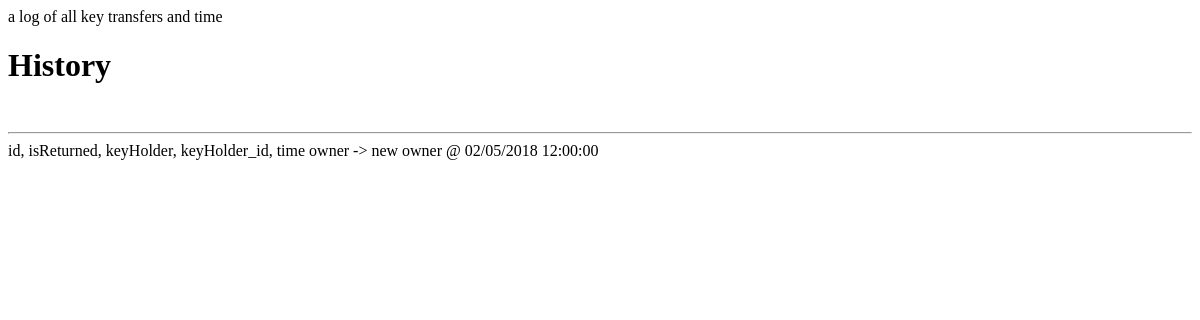
Page /history/ on the earlier database version.
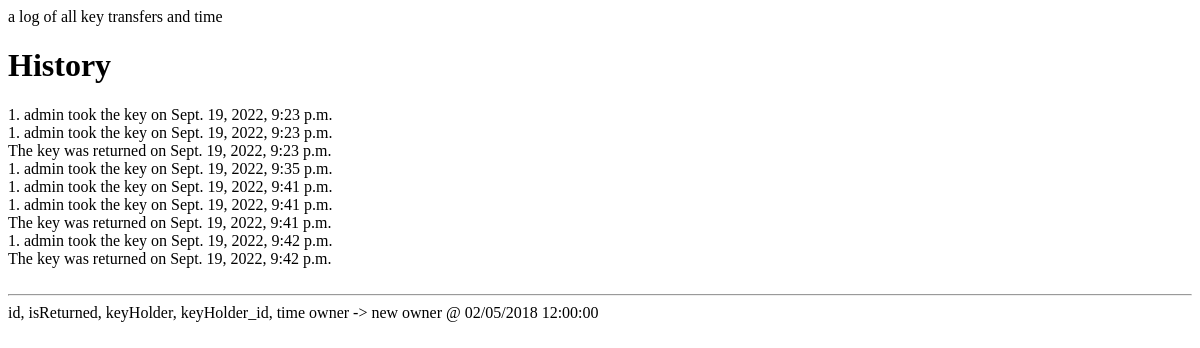
Same page on the later database version.
### keyTracker/models.py (models this page shows, shortened)
class Key(models.Model):
    keyHolder = models.ForeignKey(
        User, on_delete=models.CASCADE, blank=True, null=True)
    isReturned = models.BooleanField(default=True)
    time = models.DateTimeField(auto_now_add=True)

### keyTracker/views.py (the view)
# urls.py: path("history/", views.history, name="history"),
def history(request):
    keys = Key.objects.all()
    return render(request=request,
                  template_name='keyTracker/history.html',
                  context={"keys": keys})

### keyTracker/templates/keyTracker/history.html (shortened to what this page needs)
<h1>History</h1>
{% for key in keys %}
<div>
    {% if not key.isReturned %}
    {{ key.keyHolder_id }}. {{ key.keyHolder }} took the key on {{ key.time }}</div>
    {% else %}
    The key was returned on {{ key.time }}</div>
    {% endif %}
{% endfor %}
<hr>
id, isReturned, keyHolder, keyHolder_id, time
owner -> new owner @ 02/05/2018 12:00:00

Differences in the rows shown:
added Key: keyHolder_id "1", keyHolder "admin", time "Sept. 19, 2022, 9:23 p.m."
added Key: keyHolder_id "1", keyHolder "admin", time "Sept. 19, 2022, 9:23 p.m."
added Key: time "Sept. 19, 2022, 9:23 p.m."
added Key: keyHolder_id "1", keyHolder "admin", time "Sept. 19, 2022, 9:35 p.m."
added Key: keyHolder_id "1", keyHolder "admin", time "Sept. 19, 2022, 9:41 p.m."
added Key: keyHolder_id "1", keyHolder "admin", time "Sept. 19, 2022, 9:41 p.m."
added Key: time "Sept. 19, 2022, 9:41 p.m."
added Key: keyHolder_id "1", keyHolder "admin", time "Sept. 19, 2022, 9:42 p.m."
added Key: time "Sept. 19, 2022, 9:42 p.m."
